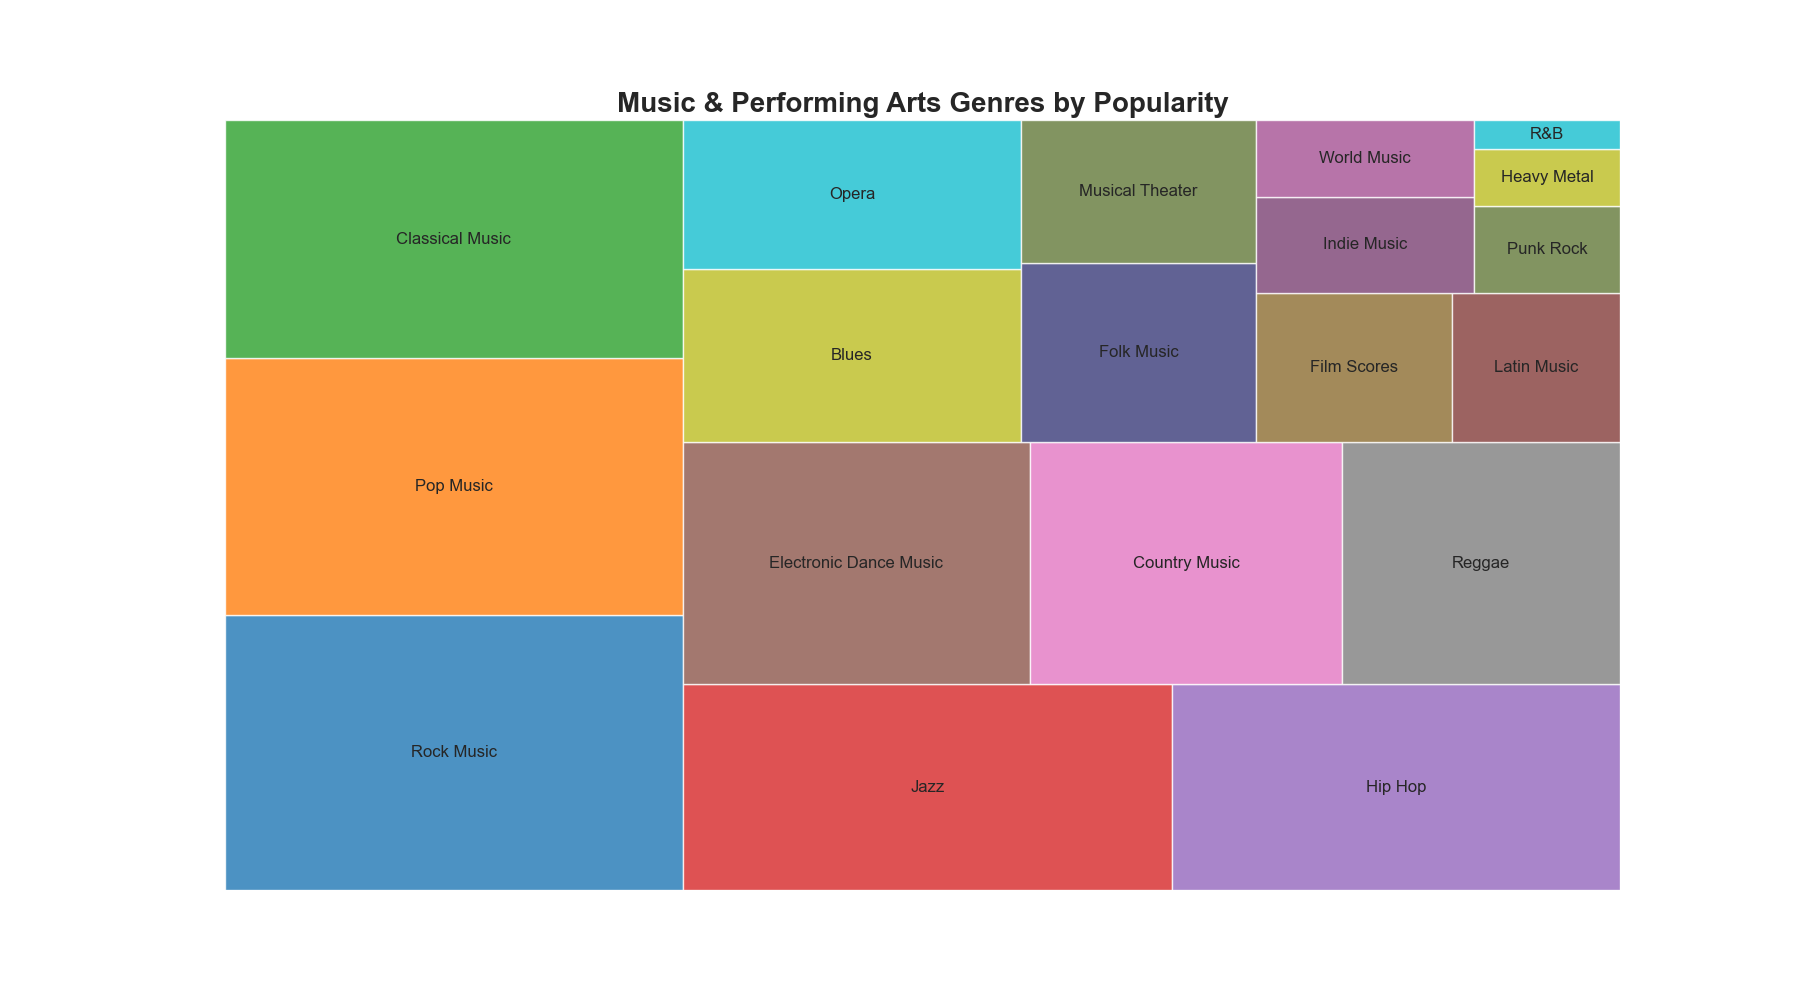

The script that drew this image:

import matplotlib.pyplot as plt
import squarify

# Data points for the treemap
categories = ['Rock Music', 'Pop Music', 'Classical Music', 'Jazz', 'Hip Hop', 
              'Electronic Dance Music', 'Country Music', 'Reggae', 'Blues', 
              'Opera', 'Folk Music', 'Musical Theater', 'Film Scores', 
              'Latin Music', 'Indie Music', 'World Music', 'Punk Rock', 
              'Heavy Metal', 'R&B']
count = [1500, 1400, 1300, 1200, 1100, 1000, 900, 800, 700, 600, 500, 400, 350, 300, 250, 200, 150, 100, 50]

# TreeMap customization
color_palette = ['#1f77b4', '#ff7f0e', '#2ca02c', '#d62728', '#9467bd', 
                 '#8c564b', '#e377c2', '#7f7f7f', '#bcbd22', '#17becf', 
                 '#393b79', '#637939', '#8c6d31', '#843c39', '#7b4173', 
                 '#a55194', '#637939', '#bcbd22', '#17becf']
plt.figure(figsize=(18, 10))

# Creating the treemap
squarify.plot(sizes=count, label=categories, color=color_palette, alpha=0.8)

# Title and labels
plt.title('Music & Performing Arts Genres by Popularity', fontsize=20, fontweight='bold')
plt.axis('off')

plt.show()
